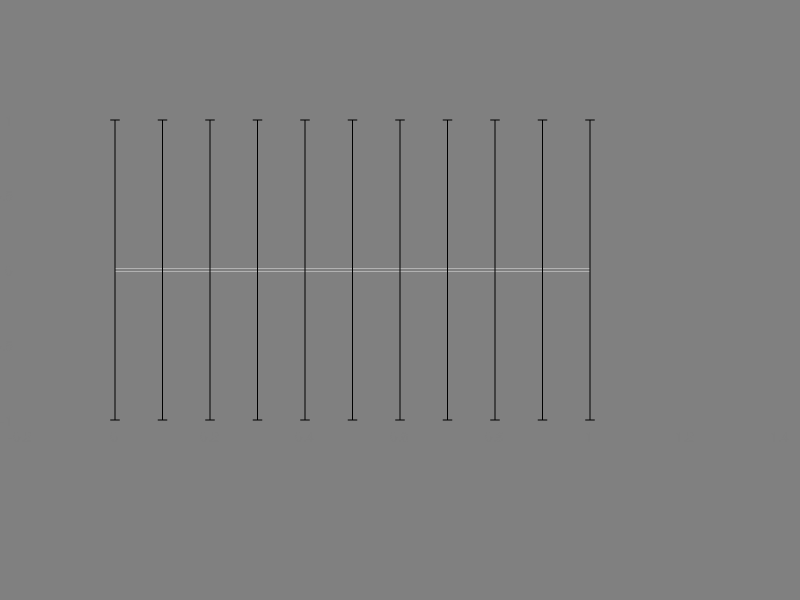

MATLAB code to generate this figure: (Note: this script raises an error after producing the figure.)
%% Normal distribution

clear all;

% mkdir('SocialCueLow_gray')
% cd SocialCueLow_gray
% m = 0.30    % provide mean
% s = 0.15    % provide stdev

%mkdir('SocialCue_mean5o5')
%cd SocialCue_mean5o5
m = 0.7857;     % provide mean [0.175, 0.25, 0.5, 0.6]
v = 0.15^2;  % provide stdev^2
n = 10;     % number of ratings to display
a = 11
z = []
z(1:a,:) = 1

set(0, 'defaultFigurePosition', [300 400 400 120], 'defaultFigureColor' , [.5 .5 .5], ...
    'defaultLineColor', [1 1 1])
set(0, 'DefaultFigureInvertHardcopy', 'off')

mu = log(m/(sqrt(1 + v/m^2)));
s = sqrt(log(1 + v/m^2));
lognormdist = makedist('lognormal','mu',mu, 'sigma',s);  % creates lognormal distribution with mean m and stdev sqrt(v)

%fid = fopen('stimulilv1.txt','w');   % opens textfile to write stimulus parameters
%fprintf(fid, '%s %d %s %d \n', 'mean = ', m, 'stdev = ', sqrt(v))
%fprintf(fid, '%s \t %s \t %s \t %s \t %s \t %s \t \n', 'Stimulusfile', 'Mean', 'StDev','Min', 'Max',  'IndivRatings') 

f = 1
%for f = 1:1   % creates and saves figures as bmp

    close all
    
    stim(f).ratings = random(lognormdist, n,1);  % draws 10 values from normal distribution as defined above
    
    for i = 1:length(stim(f).ratings)
        while stim(f).ratings(i) < 0 | stim(f).ratings(i) > 1 | ~isreal(stim(f).ratings(i))   % if outside of bounds [0 1] repeat until sample found
            stim(f).ratings(i) = random(lognormdist, 1,1);
        end
    end
    
    stim(f).ratingsmean = mean(stim(f).ratings);
    stim(f).ratingsstdev = std(stim(f).ratings);
    stim(f).min = min(stim(f).ratings);
    stim(f).max = max(stim(f).ratings);

    % draws figure
   figure1 = figure('Color',[.5 .5 .5], 'Position', [800 400 600 250]);
    axes1 = axes('Parent', figure1, 'Position', [0.025 0.30 0.95 0.5], ...
                 'Color', [.5 .5 .5], 'YColor', [.5 .5 .5],...
                 'XColor', [.5 .5 .5]);
    hold(axes1, 'all');

    anchors = []
    anchors.points = [0 .1 .2 .3 .4 .5 .6 .7 .8 .9 1]';
    line([0,1], [0 0], 'Color', 'w', 'LineWidth', 2); hold on;
    plot(anchors.points, 1, '.', 'MarkerSize', 1, 'Color',[.5 .5 .5]); hold on;
    errorbar(anchors.points, zeros(a,1), z, 'black', 'LineWidth', .5); hold on;
    plot(stim(f).ratings, 1, '.', 'MarkerSize', 1, 'Color',[.5 .5 .5]); hold on;
    errorbar(stim(f).ratings, zeros(n,1), (ones(n,1)), 'w', 'LineWidth', 2); hold on;

   

    strpos = {'Extremely', 'Positive'};
    strneg = {'Extremely', 'Negative'}
    l1 = text(.85, -.85,strpos,'FontSize',16, 'Color',[1 1 1]); hold on;
    l2 = text(0, -.85,strneg,'FontSize',16, 'Color',[1 1 1]); hold on;

    xlim([0 1])
    ylim([-0.5 0.5])
    box off
    
    % stuff for filename that includes m and s
    ms = num2str(stim(f).ratingsmean,'%.3f');
    ss = num2str(stim(f).ratingsstdev,'%.3f');
    stim(f).filename = ([num2str(f), '_M', ms(:,3:5), '_STD', ss(:, 3:5), '.jpg']);
      
    fprintf(fid, '%s \t %s \t %d \t %d \t %d \t %d \t %d \t %d \t %d \t %d \t %d \t %d \t %d \t %d \t %d \t %d \t \n', stim(f).filename, stim(f).ratingsmean, stim(f).ratingsstdev, stim(f).min, stim(f).max, stim(f).ratings');
  
    set(gcf,'Units','pixels','Position',[200 200 600 150]);  %# Modify figure size

    frame = getframe(gcf);                   %# Capture the current window
    %imwrite(frame.cdata, stim(f).filename);  %# Save the frame data
    
    
%end  

%fclose(fid);

%save('stimulilv1', 'stim')  % saves the parameter structure as mat file